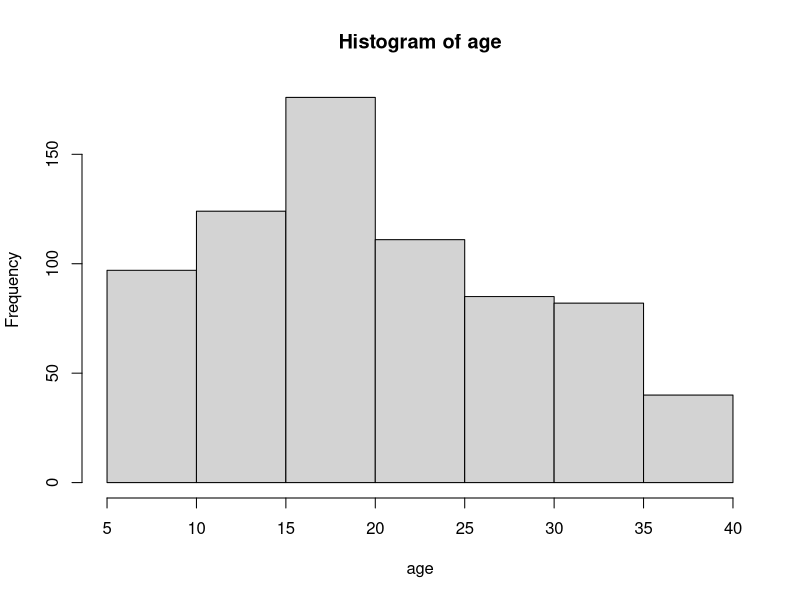
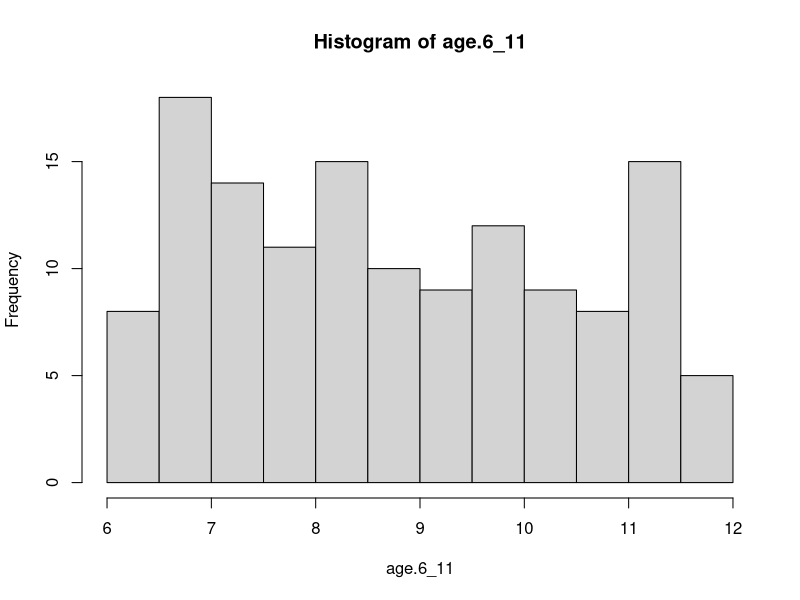
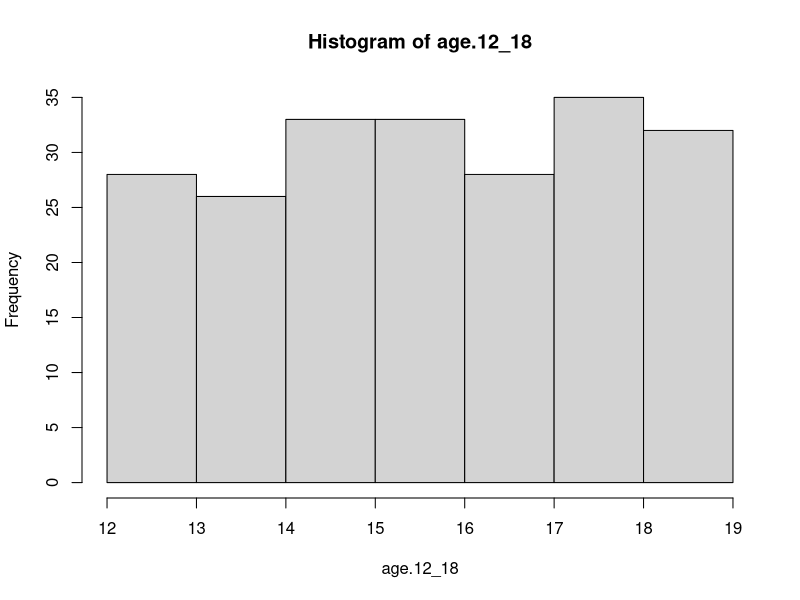
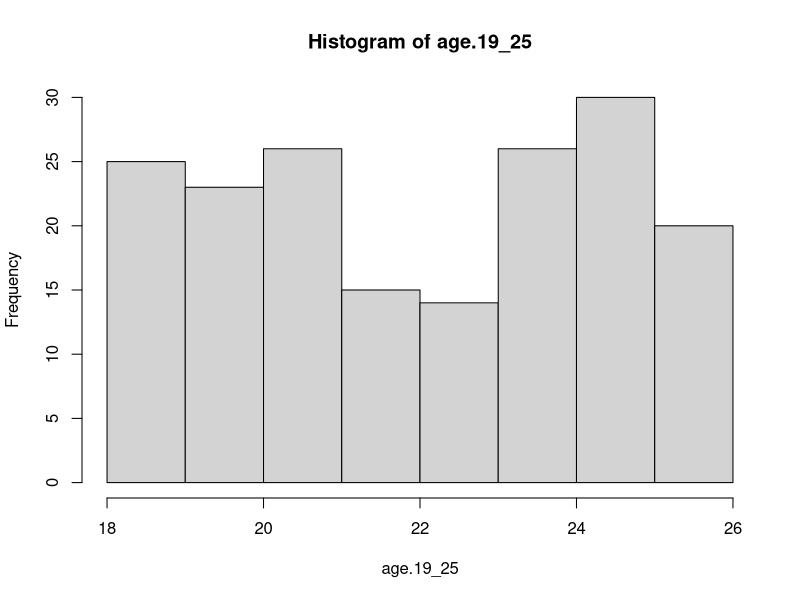
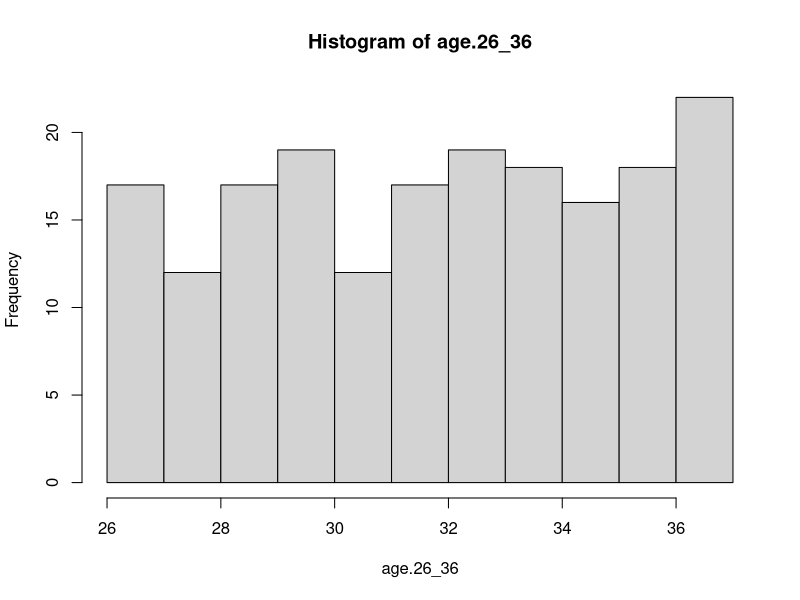
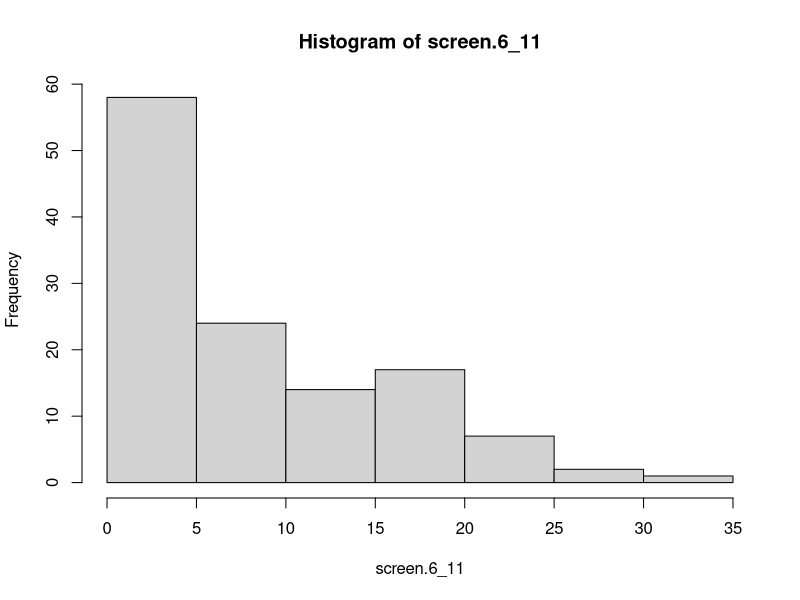
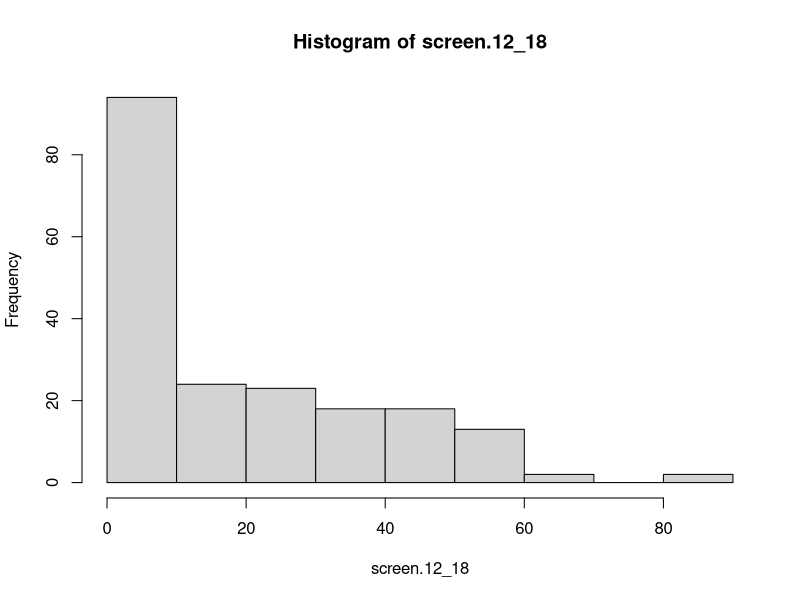
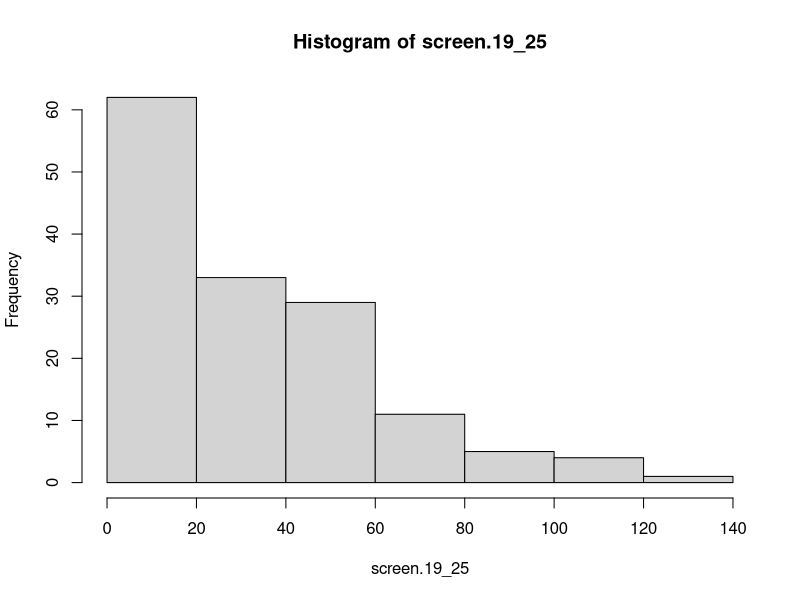

These figures' R source, in order: (Note: this script raises an error after producing the figures.)
## ---- chunk 1
knitr::opts_chunk$set(echo = TRUE)
require(truncnorm)
## ---- chunk 2
total.n <- 715

total.n.6_11 <- 134
total.n.12_18 <- 215
total.n.19_25 <- 179
total.n.26_36 <- 187

# N values for each age group in touchscreen use feature
screen.n.6_11 <- 123
screen.n.12_18 <- 194
screen.n.19_25 <- 145
screen.n.26_36 <- 151

# N values for each age group in background tv feature
tv.n.6_11 <- 123
tv.n.12_18 <- 194
tv.n.19_25 <- 145
tv.n.26_36 <- 151

## ---- chunk 3
screen.mean.6_11 <- 8.53
screen.mean.12_18 <- 18.80
screen.mean.19_25 <- 25.18
screen.mean.26_36 <- 44.11

screen.sd.6_11 <- 15.54
screen.sd.12_18 <- 36.83
screen.sd.19_25 <- 37.46
screen.sd.26_36 <- 47.75
## ---- chunk 4
age.6_11 <- runif(n=total.n.6_11, min = 6, max = 11.9)
sd(age.6_11)
# sim sd: ~ 1.7
# original sd: 1.82
age.12_18 <- runif(n=total.n.12_18, min = 12, max = 18.9)
sd(age.12_18)
# sim sd: ~ 2.0
# original sd: 2.19

age.19_25 <- runif(n=total.n.19_25, min = 18, max = 25.9)
sd(age.19_25)
# sim sd: ~ 2.4
# original sd: 2.07

age.26_36 <- rnorm(n=total.n.26_36, mean=30.64, sd=3.07)
age.26_36 <- runif(n=total.n.26_36, min = 26, max = 36.9)
sd(age.26_36)
# sim sd: ~ 3.1
# original sd: 3.07


age <- c(age.6_11, age.12_18, age.19_25, age.26_36)
sd(age)
# sim sd: ~ 8.6
# original sd: 8.26

hist(age)
hist(age.6_11)
hist(age.12_18)
hist(age.19_25)
hist(age.26_36)

## ---- chunk 5
# set.seed(0)

screen.6_11 <- (0.7)* rnorm(n=total.n.6_11, mean=(screen.mean.6_11-2.5), sd=screen.sd.6_11) + 
                (0.3)* rnorm(n=total.n.6_11, mean=3, sd=5)
screen.6_11 <- replace(screen.6_11, screen.6_11<0, 0)
screen.6_11[sample(1:length(screen.6_11), 
                   size = (total.n.6_11-screen.n.6_11), replace = FALSE)] <- NA
hist(screen.6_11)
sd(screen.6_11, na.rm = TRUE)
mean(screen.6_11, na.rm = TRUE)
# Sim mean typically hovers between 6.5-8.5
# Original mean: 7.53

# set.seed(0)
screen.12_18 <- (0.7)* rnorm(n=total.n.12_18, mean=(screen.mean.12_18-4), sd=screen.sd.12_18) + 
  (0.3)* rnorm(n=total.n.12_18, mean=10, sd=10)
screen.12_18 <- replace(screen.12_18, screen.12_18<0, 0)
screen.12_18[sample(1:length(screen.12_18), 
                    size = (total.n.12_18-screen.n.12_18), replace = FALSE)] <- NA
hist(screen.12_18)
sd(screen.12_18, na.rm = TRUE)
mean(screen.12_18, na.rm = TRUE)
# Sim mean typically hovers between 17-19.5
# Original mean: 18.8

# set.seed(0)
screen.19_25 <- (0.7)* rnorm(n=total.n.19_25, mean=(screen.mean.19_25-7), sd=screen.sd.19_25) + 
  (0.3)* rnorm(n=total.n.19_25, mean=15, sd=10)
screen.19_25 <- rnorm(n=total.n.19_25, mean=(25.18-7), sd=37.46)
screen.19_25 <- replace(screen.19_25, screen.19_25<0, 0)
screen.19_25[sample(1:length(screen.19_25), 
                    size = (total.n.19_25-screen.n.19_25), replace = FALSE)] <- NA
hist(screen.19_25)
sd(screen.19_25, na.rm = TRUE)
mean(screen.19_25, na.rm = TRUE)
# Final mean typically hovers between 24-28
# Original mean: 25.18

# set.seed(0)
screen.26_36 <- (0.7)* rnorm(n=total.n.26_36, mean=(screen.mean.26_36), sd=screen.sd.26_36) + 
  (0.3)* rnorm(n=total.n.26_36, mean=40, sd=10)
screen.26_36 <- replace(screen.26_36, screen.26_36<0, 0)
screen.26_36[sample(1:length(screen.26_36), 
                    size = (total.n.26_36-screen.n.26_36), replace = FALSE)] <- NA
hist(screen.26_36)
sd(screen.26_36, na.rm = TRUE)
mean(screen.26_36, na.rm = TRUE)
# Final mean typically hovers between 41-48
# Original mean: 44.11

hist(screen.6_11)
hist(screen.12_18)
hist(screen.19_25)
hist(screen.26_36)

screentime <- c(screen.6_11, screen.12_18, screen.19_25, screen.26_36)
hist(screentime)

# vectors with imputed data for future simulation needs
impute_screen.6_11 <- replace(screen.6_11, is.na(screen.6_11), 
                              mean(screen.6_11, na.rm=TRUE))
impute_screen.12_18 <- replace(screen.12_18, is.na(screen.12_18), 
                               mean(screen.12_18, na.rm=TRUE))
impute_screen.19_25 <- replace(screen.19_25, is.na(screen.19_25), 
                               mean(screen.19_25, na.rm=TRUE))
impute_screen.26_36 <- replace(screen.26_36, is.na(screen.26_36), 
                               mean(screen.26_36, na.rm=TRUE))

## ---- chunk 6
sex.6_11 <- rep(x = "Female", times = total.n.6_11)
sex.6_11[sample(1:length(sex.6_11), size=ceiling(total.n.6_11*0.5149), 
                replace = FALSE)] <- "Male"

sex.12_18 <- rep(x = "Female", times = total.n.12_18)
sex.12_18[sample(1:length(sex.12_18), size=ceiling(total.n.12_18*0.5302), 
                 replace = FALSE)] <- "Male"


sex.19_25 <- rep(x = "Female", times = total.n.19_25)
sex.19_25[sample(1:length(sex.19_25), size=ceiling(total.n.19_25*0.5587), 
                 replace = FALSE)] <- "Male"


sex.26_36 <- rep(x = "Female", times = total.n.26_36)
sex.26_36[sample(1:length(sex.26_36), size=ceiling(total.n.26_36*0.5134), 
               replace = FALSE)] <- "Male"

sex <- c(sex.6_11, sex.12_18, sex.19_25, sex.26_36)

## ---- chunk 7
# N values for each age group
tv.n.6_11 <- 123
tv.n.12_18 <- 194
tv.n.19_25 <- 145
tv.n.26_36 <- 151

# Screen values for each age group

tv_sd.6_11 <- 186.08
tv_sd.12_18 <- 172.70
tv_sd.19_25 <- 162.99
tv_sd.26_36 <-183.24

tv_mean.6_11 <- 209.72
tv_mean.12_18 <- 189.62
tv_mean.19_25 <- 187.00
tv_mean.26_36 <- 219.01

# Ratio balues for each age group
tv_screen_ratio.all <- 200.27/24.45
tv_screen_ratio.6_11 <- 209.72/8.53
tv_screen_ratio.12_18 <- 189.62/18.80
tv_screen_ratio.19_25 <- 187.00/25.18
tv_screen_ratio.26_36 <- 219.01/44.11



tv.6_11 <- (0.6)*(impute_screen.6_11 * tv_screen_ratio.6_11) + 
  (0.4)*(tv_mean.6_11 + rnorm(tv.n.6_11, sd=tv_sd.6_11))
tv.6_11[sample(1:length(tv.6_11), size=(total.n.6_11-tv.n.6_11), 
               replace = FALSE)] <- NA
tv.6_11 <- replace(tv.6_11, tv.6_11<0, 0)
hist(tv.6_11)
mean(tv.6_11, na.rm=TRUE)
# Sim mean hovers between: 199-211
# Original mean: 209.72


tv.12_18 <- (0.6)*(impute_screen.12_18 * tv_screen_ratio.12_18) + 
  (0.4)*(tv_mean.12_18 + rnorm(tv.n.12_18, sd=tv_sd.12_18))
tv.12_18[sample(1:length(tv.12_18), size=(total.n.12_18-tv.n.12_18), 
                replace = FALSE)] <- NA
tv.12_18 <- replace(tv.12_18, tv.12_18<0, 0)
hist(tv.12_18)
mean(tv.12_18, na.rm=TRUE)
# Sim mean hovers between: 185-196
# Original mean: 189.62


tv.19_25 <- (0.6)*(impute_screen.19_25 * tv_screen_ratio.19_25) + 
  (0.4)*(tv_mean.19_25 + rnorm(tv.n.19_25, sd=tv_sd.19_25))
tv.19_25[sample(1:length(tv.19_25), size=(total.n.19_25-tv.n.19_25), 
                replace = FALSE)] <- NA
tv.19_25 <- replace(tv.19_25, tv.19_25<0, 0)
hist(tv.19_25)
mean(tv.19_25, na.rm=TRUE)
# Sim mean hovers between: 175-195
# Original mean: 187.00

tv.26_36 <- (0.6)*(impute_screen.26_36 * tv_screen_ratio.26_36) + 
  (0.4)*(tv_mean.26_36 + rnorm(tv.n.26_36, mean=-10, sd=tv_sd.26_36))
tv.26_36[sample(1:length(tv.26_36), size=(total.n.26_36-tv.n.26_36), 
                replace = FALSE)] <- NA
tv.26_36 <- replace(tv.26_36, tv.26_36<0, 0)
mean(tv.26_36, na.rm=TRUE)
# Sim mean hovers between: 215-225
# Original mean: 219.01


tv <- c(tv.6_11, tv.12_18, tv.19_25, tv.26_36)
hist(tv)

## ---- chunk 8


# Overall values for each age group
ntsleep.n.6_11 <- 116
ntsleep.n.12_18 <- 176
ntsleep.n.19_25 <- 132
ntsleep.n.26_36 <- 130

ntsleep.sd.6_11 <- 64.81
ntsleep.sd.12_18 <- 50.13
ntsleep.sd.19_25 <- 60.12
ntsleep.sd.26_36 <-61.81

ntsleep.mean.6_11 <- 637.24
ntsleep.mean.12_18 <- 647.24
ntsleep.mean.19_25 <- 651.25
ntsleep.mean.26_36 <- 643.21


# Ratio values for each age group
ntsleep_screen_ratio.6_11 <- ntsleep.mean.6_11/screen.mean.6_11
ntsleep_screen_ratio.12_18 <- ntsleep.mean.12_18/screen.mean.12_18
ntsleep_screen_ratio.19_25 <- ntsleep.mean.19_25/screen.mean.19_25
ntsleep_screen_ratio.26_36 <- ntsleep.mean.26_36/screen.mean.26_36

ntsleep.6_11 <- rtruncnorm(n=total.n.6_11, a=(ntsleep.mean.6_11-ntsleep.sd.6_11*2), 
                            b=(ntsleep.mean.6_11+ntsleep.sd.6_11*3),
                            mean=ntsleep.mean.6_11+50,
                            sd=ntsleep.sd.6_11) - 
                0.08*(impute_screen.6_11 * ntsleep_screen_ratio.6_11)
ntsleep.6_11[sample(1:length(ntsleep.6_11), size=(total.n.6_11-ntsleep.n.6_11), 
               replace = FALSE)] <- NA
hist(ntsleep.6_11)
mean(ntsleep.6_11, na.rm=TRUE)
# Sim mean hovers around: 632-643
# Original mean: 637.24

ntsleep.12_18 <- rtruncnorm(n=total.n.12_18, a=(ntsleep.mean.12_18-ntsleep.sd.12_18*2), 
                           b=(ntsleep.mean.12_18+ntsleep.sd.12_18*3),
                           mean=ntsleep.mean.12_18+60,
                           sd=ntsleep.sd.12_18) - 
                0.08*(impute_screen.12_18 * ntsleep_screen_ratio.12_18)
ntsleep.12_18[sample(1:length(ntsleep.12_18), size=(total.n.12_18-ntsleep.n.12_18), 
                    replace = FALSE)] <- NA
hist(ntsleep.12_18)
mean(ntsleep.12_18, na.rm=TRUE)
# Sim mean hovers around: 639-656
# Original mean: 647.24


ntsleep.19_25 <- rtruncnorm(n=total.n.19_25, a=(ntsleep.mean.19_25-ntsleep.sd.19_25*2), 
                            b=(ntsleep.mean.19_25+ntsleep.sd.19_25*3),
                            mean=ntsleep.mean.19_25+50,
                            sd=ntsleep.sd.19_25) - 
                0.08*(impute_screen.19_25 * ntsleep_screen_ratio.19_25)
ntsleep.19_25[sample(1:length(ntsleep.19_25), size=(total.n.19_25-ntsleep.n.19_25), 
                     replace = FALSE)] <- NA
hist(ntsleep.19_25)
mean(ntsleep.19_25, na.rm=TRUE)
# Sim mean hovers between: 641-658
# Original mean: 651.25

ntsleep.26_36 <- rtruncnorm(n=total.n.26_36, a=(ntsleep.mean.26_36-ntsleep.sd.26_36*2), 
                            b=(ntsleep.mean.26_36+ntsleep.sd.26_36*3),
                            mean=ntsleep.mean.26_36+56,
                            sd=ntsleep.sd.26_36) - 
  0.08*(impute_screen.26_36 * ntsleep_screen_ratio.26_36)
ntsleep.26_36[sample(1:length(ntsleep.26_36), size=(total.n.26_36-ntsleep.n.26_36), 
                     replace = FALSE)] <- NA
hist(ntsleep.26_36)
mean(ntsleep.26_36, na.rm=TRUE)
# Sim mean hovers around: 638-651
# Original mean: 643.21


ntsleep <- c(ntsleep.6_11, ntsleep.12_18, ntsleep.19_25, ntsleep.26_36)
hist(ntsleep)


## ---- chunk 9

# Overall values for each age group
daysleep.n.6_11 <- 116
daysleep.n.12_18 <- 176
daysleep.n.19_25 <- 132
daysleep.n.26_36 <- 126

daysleep.sd.6_11 <- 47.27
daysleep.sd.12_18 <- 38.40
daysleep.sd.19_25 <- 40.28
daysleep.sd.26_36 <- 53.20

daysleep.mean.6_11 <- 139.05
daysleep.mean.12_18 <- 122.47
daysleep.mean.19_25 <- 100.57
daysleep.mean.26_36 <- 68.25


# Ratio values for each age group
daysleep.screen_ratio.6_11 <- daysleep.mean.6_11/screen.mean.6_11
daysleep.screen_ratio.12_18 <- daysleep.mean.12_18/screen.mean.12_18
daysleep.screen_ratio.19_25 <- daysleep.mean.19_25/screen.mean.19_25
daysleep.screen_ratio.26_36 <- daysleep.mean.26_36/screen.mean.26_36


daysleep.6_11 <- rtruncnorm(n=total.n.6_11, a=(daysleep.mean.6_11-daysleep.sd.6_11*3), 
                            b=(daysleep.mean.6_11+daysleep.sd.6_11*2),
                            mean=daysleep.mean.6_11-5,
                            sd=daysleep.sd.6_11) + 
            0.05*(impute_screen.6_11 * daysleep.screen_ratio.6_11)
daysleep.6_11[sample(1:length(daysleep.6_11), size=(total.n.6_11-daysleep.n.6_11),
                    replace = FALSE)] <- NA
daysleep.6_11 <- replace(daysleep.6_11, daysleep.6_11<0, 0)
mean(daysleep.6_11, na.rm = TRUE)
# Simulated mean hovers around: 128-144
# Original mean: 139.05


daysleep.12_18 <- rtruncnorm(n=total.n.12_18, a=(daysleep.mean.12_18-daysleep.sd.12_18*3), 
                            b=(daysleep.mean.12_18+daysleep.sd.12_18*2),
                            mean=daysleep.mean.12_18-5,
                            sd=daysleep.sd.12_18) + 
  0.05*(impute_screen.12_18 * daysleep.screen_ratio.12_18)
daysleep.12_18[sample(1:length(daysleep.12_18), size=(total.n.12_18-daysleep.n.12_18),
                     replace = FALSE)] <- NA
daysleep.12_18 <- replace(daysleep.12_18, daysleep.12_18<0, 0)
mean(daysleep.12_18, na.rm = TRUE)
# Simulated mean hovers around: 120-125
# Original mean: 122.47


daysleep.19_25 <- rtruncnorm(n=total.n.19_25, a=(daysleep.mean.19_25-daysleep.sd.19_25*3), 
                             b=(daysleep.mean.19_25+daysleep.sd.19_25*2),
                             mean=daysleep.mean.19_25-5,
                             sd=daysleep.sd.19_25) + 
  0.05*(impute_screen.19_25 * daysleep.screen_ratio.19_25)
daysleep.19_25[sample(1:length(daysleep.19_25), size=(total.n.19_25-daysleep.n.19_25),
                     replace = FALSE)] <- NA
daysleep.19_25 <- replace(daysleep.19_25, daysleep.19_25<0, 0)
mean(daysleep.19_25, na.rm = TRUE)
# Simulated mean hovers around: 97-102
# Original mean: 100.57


daysleep.26_36 <- rtruncnorm(n=total.n.26_36, a=(daysleep.mean.26_36-daysleep.sd.26_36*3), 
                             b=(daysleep.mean.26_36+daysleep.sd.26_36*2),
                             mean=daysleep.mean.26_36-4,
                             sd=daysleep.sd.26_36) + 
  0.05*(impute_screen.26_36 * daysleep.screen_ratio.26_36)
daysleep.26_36[sample(1:length(daysleep.26_36), size=(total.n.26_36-daysleep.n.26_36),
                     replace = FALSE)] <- NA
daysleep.26_36 <- replace(daysleep.26_36, daysleep.26_36<0, 0)
mean(daysleep.26_36, na.rm = TRUE)
# Simulated mean hovers around: 59-78
# Original mean: 68.25


daysleep <- c(daysleep.6_11, daysleep.12_18, daysleep.19_25, daysleep.26_36)
hist(daysleep)
mean(daysleep, na.rm=TRUE)
# Simulated mean: 106.32
# Original mean: 108.29


## ---- chunk 10

totalsleep <- ntsleep+daysleep

## ---- chunk 11

# Age means 
age.mean.6_11 <- 8.99
age.mean.12_18 <- 14.40
age.mean.19_25 <- 21.94
age.mean.26_36 <- 30.64


# Overall values for each age group

wake.n.6_11 <- 116
wake.n.12_18 <- 177
wake.n.19_25 <- 133
wake.n.26_36 <- 130

wake.sd.6_11 <- 1.73
wake.sd.12_18 <- 1.33
wake.sd.19_25 <- 1.01
wake.sd.26_36 <- 0.81

wake.mean.6_11 <- 2
wake.mean.12_18 <- 1.29
wake.mean.19_25 <- 0.91
wake.mean.26_36 <- 0.58


# Ratio values for each age group
wake.age_ratio.6_11 <- wake_mean.6_11/age.mean.6_11
wake.age_ratio.12_18 <- wake_mean.12_18/age.mean.12_18
wake.age_ratio.19_25 <- wake_mean.19_25/age.mean.19_25
wake.age_ratio.26_36 <- wake_mean.26_36/age.mean.26_36


wake.6_11 <- floor(rtruncnorm(n=total.n.6_11, a=(wake.mean.6_11-wake.sd.6_11*2), 
                            b=(wake.mean.6_11+wake.sd.6_11*3),
                            mean=wake.mean.6_11+0.75,
                            sd=wake.sd.6_11) - 
                  0.15*(impute.age.6_11 * wake.age_ratio.6_11))
wake.6_11[sample(1:length(wake.6_11), size=(total.n.6_11-wake.n.6_11),
                     replace = FALSE)] <- NA
wake.6_11 <- replace(wake.6_11, wake.6_11<0, 0)
mean(wake.6_11, na.rm = TRUE)
# Simulated mean hovers around: 1.75-2.19
# Original mean: 2


wake.12_18 <- floor(rtruncnorm(n=total.n.12_18, a=(wake.mean.12_18-wake.sd.12_18*2), 
                              b=(wake.mean.12_18+wake.sd.12_18*3),
                              mean=wake.mean.12_18+0.6,
                              sd=wake.sd.12_18) - 
                     0.15*(impute.age.12_18 * wake.age_ratio.12_18))
wake.12_18[sample(1:length(wake.12_18), size=(total.n.12_18-wake.n.12_18),
                      replace = FALSE)] <- NA
wake.12_18 <- replace(wake.12_18, wake.12_18<0, 0)
mean(wake.12_18, na.rm = TRUE)
# Simulated mean hovers around: 1.23-1.37
# Original mean: 1.29


wake.19_25 <- floor(rtruncnorm(n=total.n.19_25, a=(wake.mean.19_25-wake.sd.19_25*2), 
                               b=(wake.mean.19_25+wake.sd.19_25*3),
                               mean=wake.mean.19_25+0.55,
                               sd=wake.sd.19_25) - 
                      0.15*(impute.age.19_25 * wake.age_ratio.19_25))
wake.19_25[sample(1:length(wake.19_25), size=(total.n.19_25-wake.n.19_25),
                      replace = FALSE)] <- NA
wake.19_25 <- replace(wake.19_25, wake.19_25<0, 0)
mean(wake.19_25, na.rm = TRUE)
# Simulated mean hovers around: 0.85-1.06
# Original mean: 0.91


wake.26_36 <- floor(rtruncnorm(n=total.n.26_36, a=(wake.mean.26_36-wake.sd.26_36*2), 
                               b=(wake.mean.26_36+wake.sd.26_36*3),
                               mean=wake.mean.26_36+0.55,
                               sd=wake.sd.26_36) - 
                      0.15*(impute.age.26_36 * wake.age_ratio.26_36))
wake.26_36[sample(1:length(wake.26_36), size=(total.n.26_36-wake.n.26_36),
                      replace = FALSE)] <- NA
wake.26_36 <- replace(wake.26_36, wake.26_36<0, 0)
mean(wake.26_36, na.rm = TRUE)
# Simulated mean hovers around: 0.53-0.67
# Original mean: 0.58


wake <- c(wake.6_11, wake.12_18, wake.19_25, wake.26_36)
mean(wake, na.rm=TRUE)
# Sim mean: 1.23
# Original mean: 1.17

## ---- chunk 12

# Overall values for each age group
onset.n.6_11 <- 116
onset.n.12_18 <- 177
onset.n.19_25 <- 131
onset.n.26_36 <- 130

onset_sd.6_11 <- 23.69
onset_sd.12_18 <- 16.53
onset_sd.19_25 <- 16.97
onset_sd.26_36 <- 27.86

onset_mean.6_11 <- 22.80
onset_mean.12_18 <- 21.54
onset_mean.19_25 <- 22.22
onset_mean.26_36 <- 29.34


# Ratio values for each age group
onset_screen_ratio.6_11 <- onset_mean.6_11/screen.mean.6_11
onset_screen_ratio.12_18 <- onset_mean.12_18/screen.mean.12_18
onset_screen_ratio.19_25 <- onset_mean.19_25/screen.mean.19_25
onset_screen_ratio.26_36 <- onset_mean.26_36/screen.mean.26_36


onset.6_11 <- (0.8)*(impute_screen.6_11 * onset_screen_ratio.6_11) + 
  (0.2)*(onset_mean.6_11 + rnorm(onset.n.6_11, sd=onset_sd.6_11))
onset.6_11[sample(1:length(onset.6_11), size=(total.n.6_11-onset.n.6_11),
                     replace = FALSE)] <- NA
onset.6_11 <- replace(onset.6_11, onset.6_11<0, 0)
mean(onset.6_11, na.rm = TRUE)


onset.12_18 <- (0.8)*(impute_screen.12_18 * onset_screen_ratio.12_18) + 
  (0.2)*(onset_mean.12_18 + rnorm(onset.n.12_18, sd=onset_sd.12_18))
onset.12_18[sample(1:length(onset.12_18), size=(total.n.12_18-onset.n.12_18),
                      replace = FALSE)] <- NA
onset.12_18 <- replace(onset.12_18, onset.12_18<0, 0)
mean(onset.12_18, na.rm = TRUE)


onset.19_25 <- (0.8)*(impute_screen.19_25 * onset_screen_ratio.19_25) + 
  (0.2)*(onset_mean.19_25 + rnorm(onset.n.19_25, sd=onset_sd.19_25))
onset.19_25[sample(1:length(onset.19_25), size=(total.n.19_25-onset.n.19_25),
                      replace = FALSE)] <- NA
onset.19_25 <- replace(onset.19_25, onset.19_25<0, 0)
mean(onset.19_25, na.rm = TRUE)


onset.26_36 <- (0.8)*(impute_screen.26_36 * onset_screen_ratio.26_36) + 
  (0.2)*(onset_mean.26_36 + rnorm(onset.n.26_36, sd=onset_sd.26_36))
onset.26_36[sample(1:length(onset.26_36), size=(total.n.26_36-onset.n.26_36),
                      replace = FALSE)] <- NA
onset.26_36 <- replace(onset.26_36, onset.26_36<0, 0)
mean(onset.26_36, na.rm = TRUE)

onset <- c(onset.6_11, onset.12_18, onset.19_25, onset.26_36)
